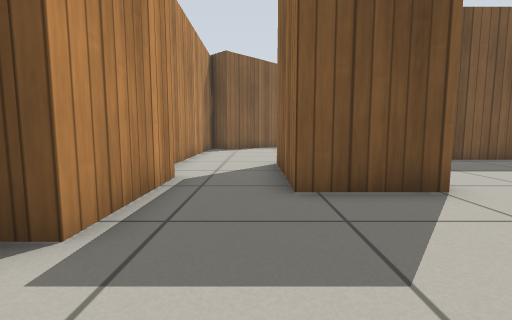
[1] (above)

18 first-person views from a walk through a Gazebo world. The camera is 0.5 m above the floor, tilts 6° down and sees 85° across. The floor is counted in squares, 0.5 m on a side. Each view is taken from the middle of a square. On the plan, view 1 faces up. The plan holds only what a view shows up to about 11 squares ahead; the rest is blank. Simple patterns stand in for the simulator's built-in surfaces.

[2]
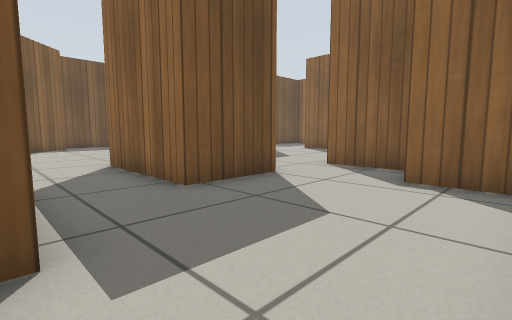

[3]
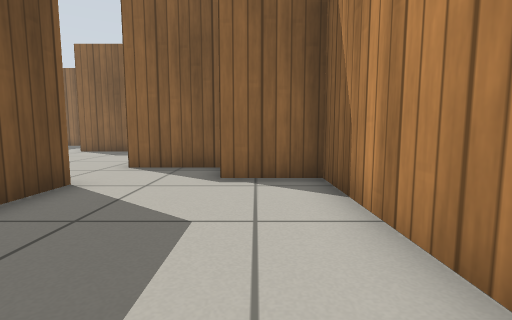

[4]
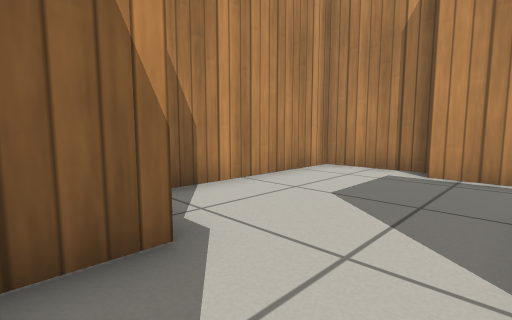

[5]
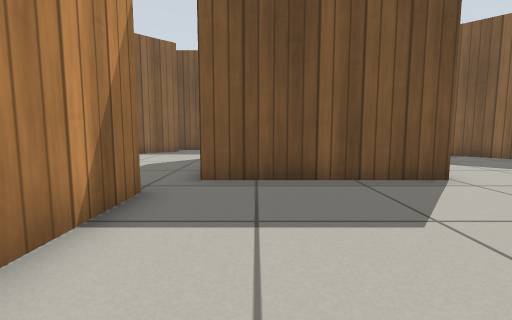

[6]
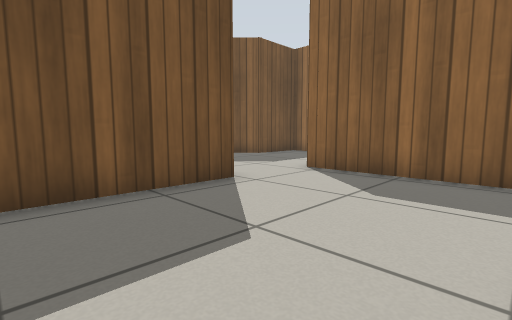

[7]
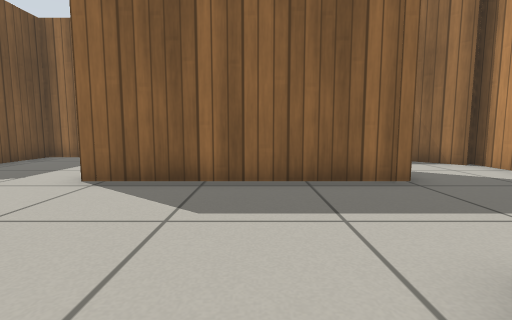

[8]
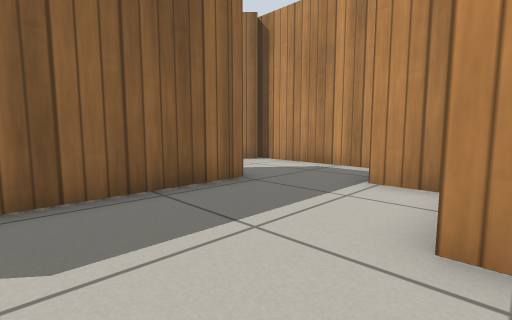

[9]
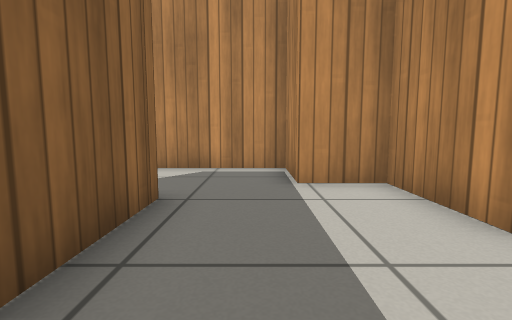

[10]
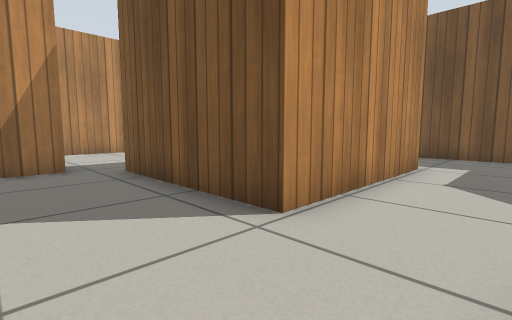

[11]
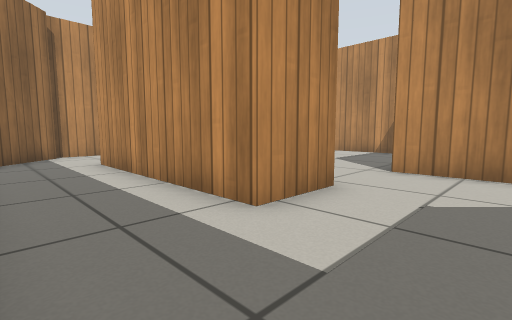

[12]
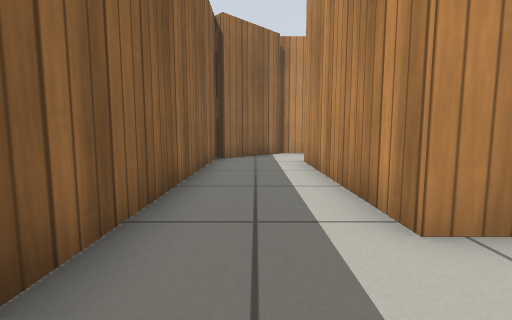

[13]
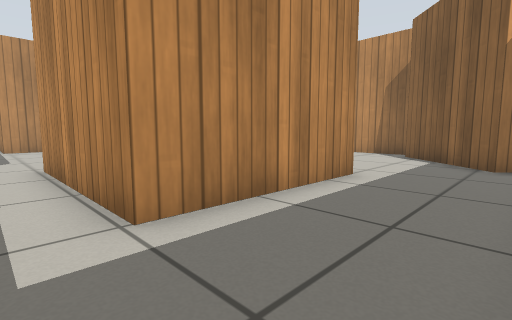

[14]
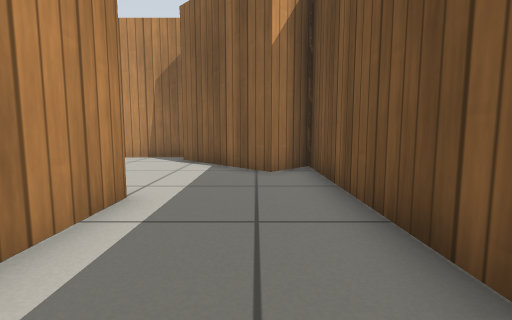

[15]
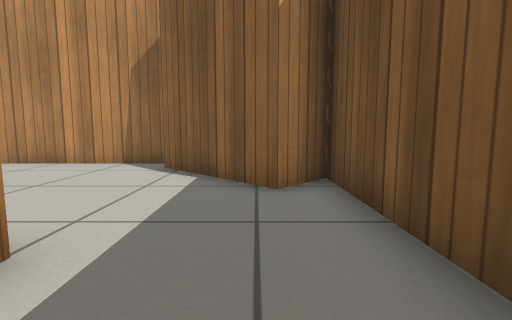

[16]
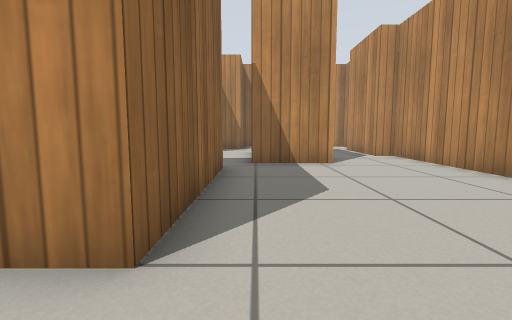

[17]
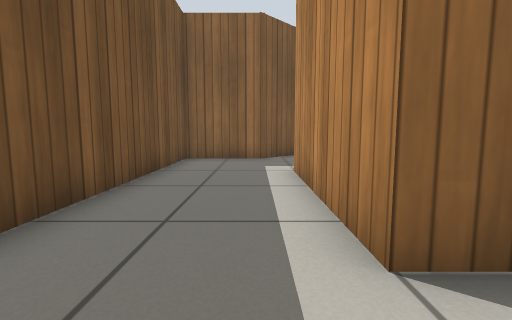

[18]
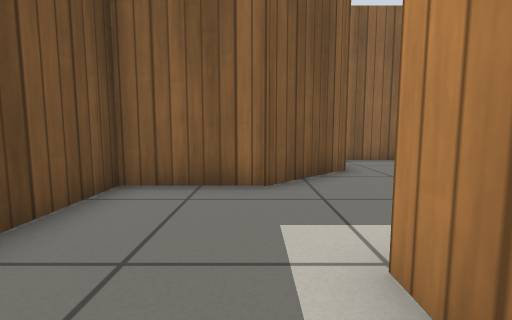

### Floor plan
Ten units are one square. View 1 is at (0, 0); x grows to the right and y downward. Boxes are objects, and circles mark ways between rooms. Rooms are numbered by the first view taken in them; rooms with no view inside come last. Other rooms are left out.
<svg viewBox="-30 -190 199 199">
<path fill="none" stroke="#000" d="M32 -45 6 -45 6 -65M-17 -59 -17 -24 -25 -24 -25 4 39 4 39 -18 50 -18M55 -19 55 -45M70 -44 75 -44 75 -18M89 -106 89 -96 39 -96M31 -85 31 -59M114 -29 114 -95M114 -95 134 -94 134 -29M39 -151 89 -151 89 -106M164 -17 164 -138 140 -138 120 -158 120 -185 2 -185 13 -174 1 -162M140 1 161 -20M39 -96 39 -151M-25 -144 -25 -59 -17 -59M6 -65 6 -85 31 -85M1 -162 -16 -145M75 -18 92 -18 92 4 143 4"/>
<circle cx="45" cy="-45" r="3" fill="#2a7"/>
<circle cx="-5" cy="-70" r="3" fill="#2a7"/>
<circle cx="105" cy="-95" r="3" fill="#2a7"/>
<circle cx="30" cy="-90" r="3" fill="#2a7"/>
<circle cx="95" cy="-35" r="3" fill="#2a7"/>
<circle cx="20" cy="-150" r="3" fill="#2a7"/>
<circle cx="125" cy="-15" r="3" fill="#2a7"/>
<text x="10" y="-30">1</text>
<text x="80" y="-70">2</text>
<text x="110" y="-120">3</text>
<text x="0" y="-110">4</text>
<text x="110" y="-10">5</text>
</svg>
Room 1 opens to room 2. Room 1 opens to room 4. Room 2 opens to room 3. Room 2 opens to room 4. Room 2 opens to room 5. Room 3 opens to room 4. Room 3 opens to room 5.

Where each view was taken, in squares from view 1:
view 1: 0 up, 0 right, facing up
view 2: 0 up, 2 left, facing up-right
view 3: 1 up, 2 left, facing right
view 4: 4 up, 5 right, facing down-left
view 5: 4 up, 5 right, facing up
view 6: 5 up, 5 right, facing up-right
view 7: 6 up, 6 right, facing right
view 8: 7 up, 7 right, facing down-right
view 9: 7 up, 10 right, facing down
view 10: 7 up, 11 right, facing up-left
view 11: 12 up, 16 right, facing down-left
view 12: 12 up, 15 right, facing down
view 13: 18 up, 10 right, facing down-left
view 14: 17 up, 8 right, facing left
view 15: 17 up, 6 right, facing left
view 16: 17 up, 3 right, facing down
view 17: 16 up, 2 right, facing right
view 18: 16 up, 7 right, facing right
